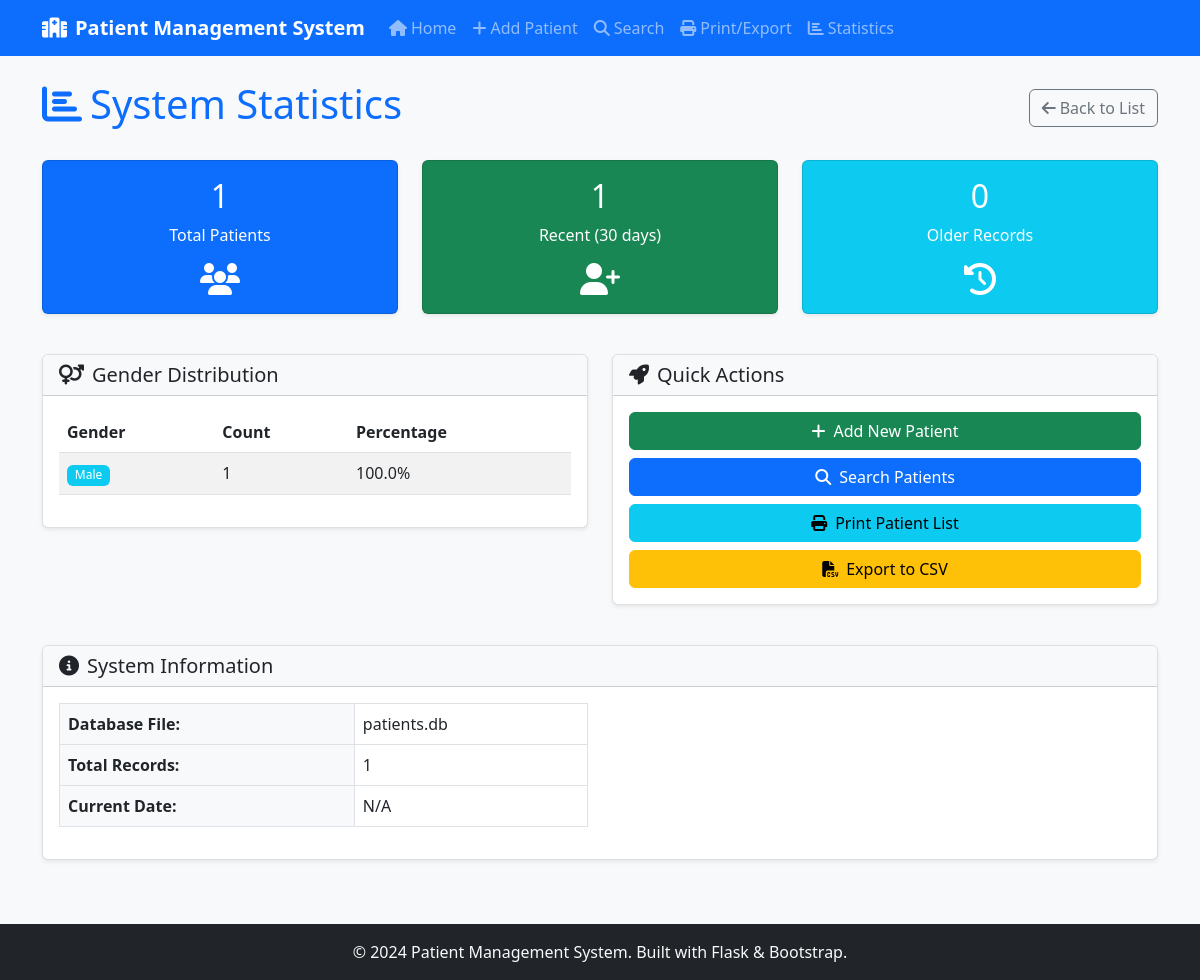
Screenshot of /stats with the database file from the repository.
### tables this page shows
CREATE TABLE patients (
            id INTEGER PRIMARY KEY AUTOINCREMENT,
            patient_id TEXT UNIQUE NOT NULL,
            name TEXT NOT NULL,
            age INTEGER NOT NULL,
            gender TEXT NOT NULL,
            contact TEXT,
            email TEXT,
            address TEXT,
            medical_history TEXT,
            allergies TEXT,
            medications TEXT,
            last_visit DATE,
            emergency_contact TEXT,
            blood_type TEXT,
            created_at TIMESTAMP DEFAULT CURRENT_TIMESTAMP
        );

### app.py (the view)
@app.route('/stats')
def statistics():
    conn = get_db_connection()
    cursor = conn.cursor()
    cursor.execute("SELECT COUNT(*) FROM patients")
    total_patients = cursor.fetchone()[0]
    cursor.execute("SELECT gender, COUNT(*) FROM patients GROUP BY gender")
    gender_stats = cursor.fetchall()
    cursor.execute('''
        SELECT COUNT(*) FROM patients
        WHERE date(created_at) >= date('now', '-30 days')
    ''')
    recent_result = cursor.fetchone()
    recent_registrations = recent_result[0] if recent_result else 0
    conn.close()
    return render_template('statistics.html',
                         total_patients=total_patients,
                         gender_stats=gender_stats,
                         recent_registrations=recent_registrations)

### app.py (called while the page is built)
def get_db_connection():
    conn = sqlite3.connect(DATABASE)
    conn.row_factory = sqlite3.Row
    return conn

### templates/statistics.html
{% extends "base.html" %}
{% block content %}
<div class="d-flex justify-content-between align-items-center mb-4">
    <h1 class="text-primary">
        <i class="fas fa-chart-bar me-2"></i>System Statistics
    </h1>
    <a href="{{ url_for('index') }}" class="btn btn-outline-secondary">
        <i class="fas fa-arrow-left me-1"></i>Back to List
    </a>
</div>
<div class="row mb-4">
    <div class="col-md-4">
        <div class="card bg-primary text-white">
            <div class="card-body text-center">
                <h2 class="card-title">{{ total_patients }}</h2>
                <p class="card-text">Total Patients</p>
                <i class="fas fa-users fa-2x"></i>
            </div>
        </div>
    </div>
    <div class="col-md-4">
        <div class="card bg-success text-white">
            <div class="card-body text-center">
                <h2 class="card-title">{{ recent_registrations }}</h2>
                <p class="card-text">Recent (30 days)</p>
                <i class="fas fa-user-plus fa-2x"></i>
            </div>
        </div>
    </div>
    <div class="col-md-4">
        <div class="card bg-info text-white">
            <div class="card-body text-center">
                <h2 class="card-title">{{ total_patients - recent_registrations }}</h2>
                <p class="card-text">Older Records</p>
                <i class="fas fa-history fa-2x"></i>
            </div>
        </div>
    </div>
</div>
<div class="row">
    <div class="col-md-6">
        <div class="card">
            <div class="card-header bg-light">
                <h5 class="card-title mb-0">
                    <i class="fas fa-venus-mars me-2"></i>Gender Distribution
                </h5>
            </div>
            <div class="card-body">
                {% if gender_stats %}
                <div class="table-responsive">
                    <table class="table table-striped">
                        <thead>
                            <tr>
                                <th>Gender</th>
                                <th>Count</th>
                                <th>Percentage</th>
                            </tr>
                        </thead>
                        <tbody>
                            {% for stat in gender_stats %}
                            <tr>
                                <td>
                                    <span class="badge bg-{{ 'info' if stat[0] == 'Male' else 'warning' }}">
                                        {{ stat[0] }}
                                    </span>
                                </td>
                                <td>{{ stat[1] }}</td>
                                <td>
                                    {{ "%.1f"|format((stat[1] / total_patients * 100) if total_patients > 0 else 0) }}%
                                </td>
                            </tr>
                            {% endfor %}
                        </tbody>
                    </table>
                </div>
                {% else %}
                <p class="text-muted">No gender data available.</p>
                {% endif %}
            </div>
        </div>
    </div>
    <div class="col-md-6">
        <div class="card">
            <div class="card-header bg-light">
                <h5 class="card-title mb-0">
                    <i class="fas fa-rocket me-2"></i>Quick Actions
                </h5>
            </div>
            <div class="card-body">
                <div class="d-grid gap-2">
                    <a href="{{ url_for('add_patient') }}" class="btn btn-success">
                        <i class="fas fa-plus me-2"></i>Add New Patient
                    </a>
                    <a href="{{ url_for('search_patients') }}" class="btn btn-primary">
                        <i class="fas fa-search me-2"></i>Search Patients
                    </a>
                    <a href="{{ url_for('print_list') }}" class="btn btn-info">
                        <i class="fas fa-print me-2"></i>Print Patient List
                    </a>
                    <a href="{{ url_for('export_csv') }}" class="btn btn-warning">
                        <i class="fas fa-file-csv me-2"></i>Export to CSV
                    </a>
                </div>
            </div>
        </div>
    </div>
</div>
<div class="row mt-4">
    <div class="col-12">
        <div class="card">
            <div class="card-header bg-light">
                <h5 class="card-title mb-0">
                    <i class="fas fa-info-circle me-2"></i>System Information
                </h5>
            </div>
            <div class="card-body">
                <div class="row">
                    <div class="col-md-6">
                        <table class="table table-bordered">
                            <tr>
                                <th class="bg-light">Database File:</th>
                                <td>patients.db</td>
                            </tr>
                            <tr>
                                <th class="bg-light">Total Records:</th>
                                <td>{{ total_patients }}</td>
                            </tr>
                            <tr>
                                <th class="bg-light">Current Date:</th>
                                <td>{{ now.strftime('%Y-%m-%d %H:%M:%S') if now else 'N/A' }}</td>
                            </tr>
                        </table>
                    </div>
                </div>
            </div>
        </div>
    </div>
</div>
{% endblock %}

### style.css (style rules this page uses)
body { background-color: #f8f9fa; font-family: 'Segoe UI', Tahoma, Geneva, Verdana, sans-serif; }
.card { box-shadow: 0 0.125rem 0.25rem rgba(0, 0, 0, 0.075); border: 1px solid rgba(0, 0, 0, 0.125); margin-bottom: 1rem; }
.card-header { font-weight: 600; }
.table th { border-top: none; font-weight: 600; }
.btn { border-radius: 0.375rem; }
.badge { font-size: 0.75em; font-weight: 500; }

### rows the page displays
patients: gender "Male", id "1", value "100.0"

### other values shown
{{ total_patients }} "1"
{{ recent_registrations }} "1"
{{ total_patients - recent_registrations }} "0"
{{ now.strftime('%Y-%m-%d %H:%M:%S') if now else 'N/A' }} "N/A"
